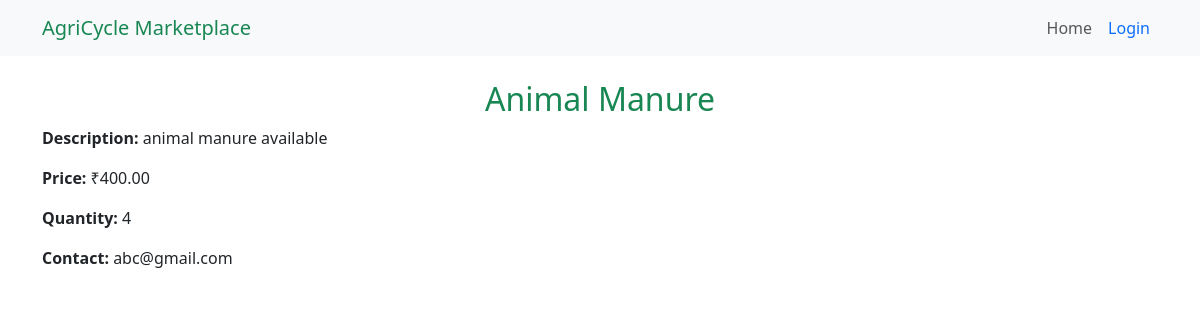
Page /marketplace/view_item.php?id=3 on the earlier database version.
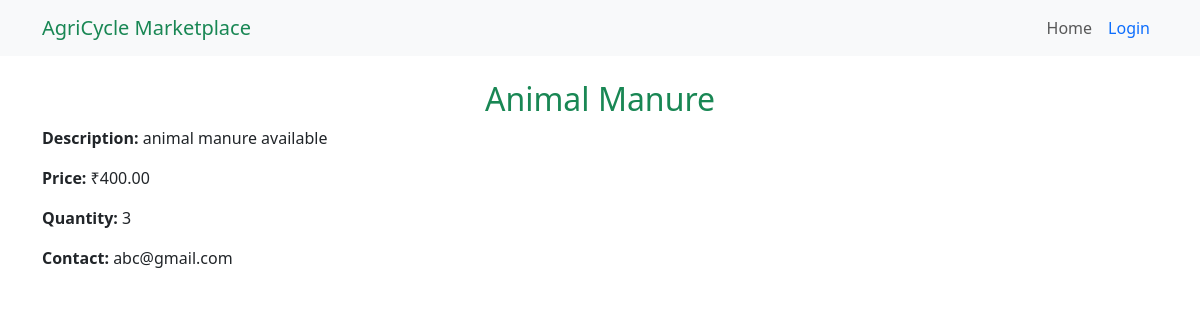
Same page on the later database version.
### tables this page shows
CREATE TABLE `marketplace_items` (
  `id` int(11) NOT NULL,
  `user_id` int(11) NOT NULL,
  `item_name` varchar(255) NOT NULL,
  `description` text NOT NULL,
  `price` decimal(10,2) NOT NULL,
  `quantity` int(11) NOT NULL,
  `contact_info` varchar(255) NOT NULL,
  `created_at` timestamp NOT NULL DEFAULT current_timestamp()
);

### marketplace/view_item.php (the view, shortened to what this page needs)
<?php
include '../config/db_connect.php';
$item_id = intval($_GET['id']);
$query = "SELECT * FROM marketplace_items WHERE id = '$item_id'";
$result = mysqli_query($conn, $query);
$item = mysqli_fetch_assoc($result);
?>
<!DOCTYPE html>
<html lang="en">
<head>
    <link rel="stylesheet" href="https://cdn.jsdelivr.net/npm/bootstrap@5.3.0/dist/css/bootstrap.min.css">
</head>
<body>
<?php include '../marketplace/navbar.php'; ?>
<div class="container mt-4">
    <h2 class="text-center text-success"><?= htmlspecialchars($item['item_name']) ?></h2>
    <p><strong>Description:</strong> <?= htmlspecialchars($item['description']) ?></p>
    <p><strong>Price:</strong> ₹<?= htmlspecialchars($item['price']) ?></p>
    <p><strong>Quantity:</strong> <?= htmlspecialchars($item['quantity']) ?></p>
    <p><strong>Contact:</strong> <?= htmlspecialchars($item['contact_info']) ?></p>
</div>
</body>
</html>

Differences in the rows shown:
changed marketplace_items "Animal Manure": quantity "4" → "3"
